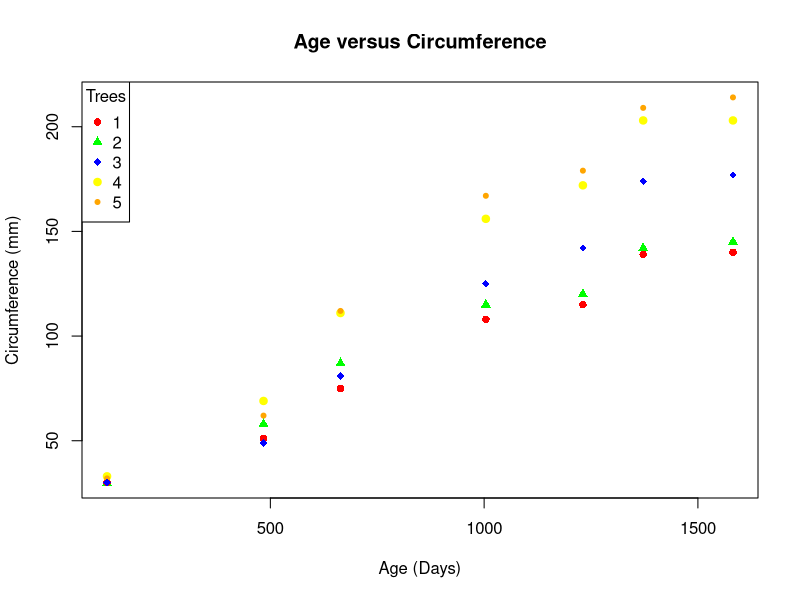
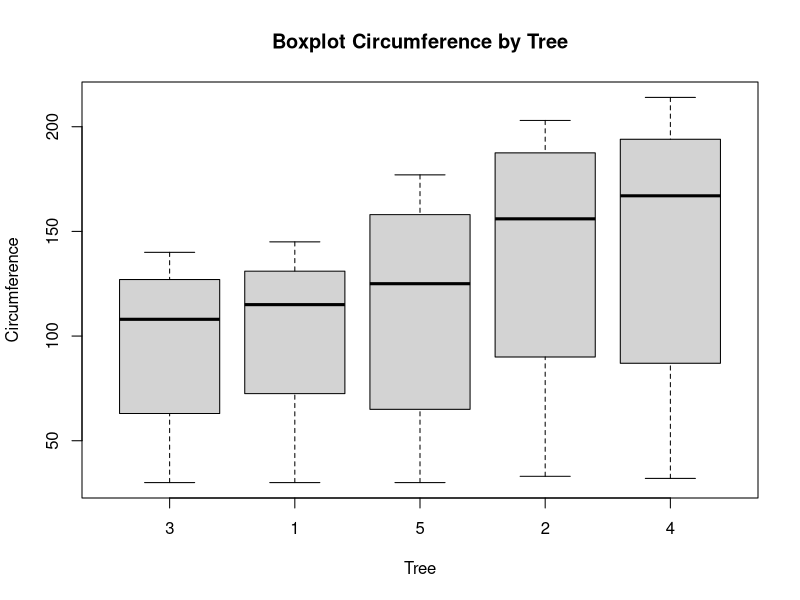

Recreate these plots in R, in order.
## ---- chunk 1
if (!require("doBy")) {
  install.packages("doBy", repos="http://cran.rstudio.com/") 
}
## ---- chunk 2
library(doBy)
if (!require("ggplot2")) {
  install.packages("ggplot2", repos="http://cran.rstudio.com/") 
}
## ---- chunk 3
library(ggplot2)
## ---- chunk 4
#Run the summaryBy function with mean and median as arguments in the list function to return the mean and median by Tree
summaryBy(circumference ~ Tree, data = Orange, FUN = list(mean, median))
## ---- chunk 5
##Plot of Age in Days versus Circumference (mm) of the trees in the data set, pch creates the different symbols
#used for each of the tree types plotted on the chart
##Plot of Age in Days versus Circumference (mm) of the trees in the data set, pch creates the different symbols
#used for each of the tree types plotted on the chart
plot(circumference ~ age,
           xlab = "Age (Days)",
           ylab = "Circumference (mm)",
           pch = c(16, 17, 18, 19, 20)[as.numeric(Tree)],  # different 'pch' types 
           main = "Age versus Circumference",
           col = c("red", "green","blue", "yellow", "orange")[as.numeric(Tree)],
           data = Orange)
           
#Adds legend to the scatter plot to identify which symbol belongs to which tree.
legend("topleft", pch = c(16, 17, 18, 19, 20), col = c("red", "green","blue", "yellow", "orange"), legend = c("1","2","3","4","5"), title = "Trees")
## ---- chunk 6
#Comparitive Boxplots of Circumferences by Tree, sorted in increasing order of maximum diameter 
boxplot(circumference~Tree,data=Orange, main="Boxplot Circumference by Tree", xlab="Tree", ylab="Circumference")

